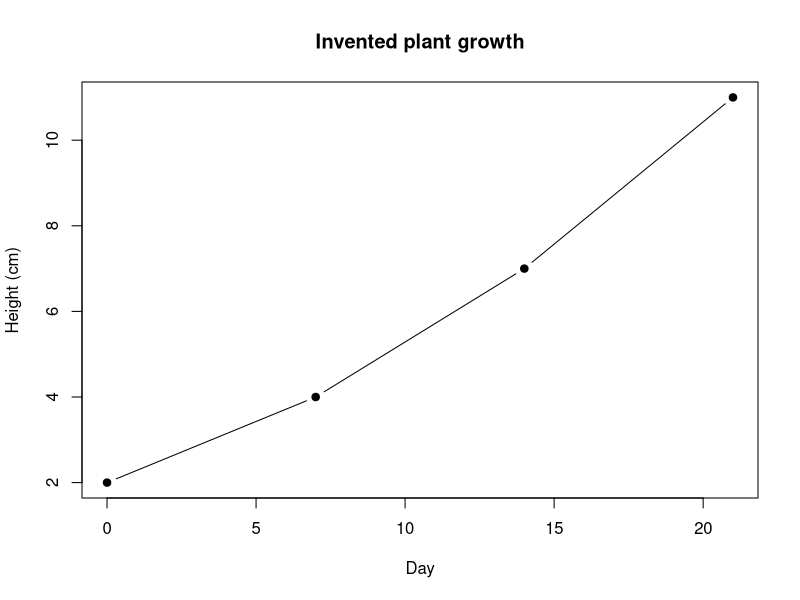

The R source for this figure:
# This file is part of ShareR
# plant-growth.R
# Author(s): ub3dqy (AI-assisted contribution).
# Created: 2026-10-23
# Summary: Read invented plant measurements, draw one chart, and save a summary.
# Notes: See walkthrough.md and the repository README for documentation and licensing.
#
# Copyright © 2026 The Regents of the University of Michigan
#
# GNU GPL version 3 or later: https://www.gnu.org/licenses/gpl-3.0-standalone.html

### Load and validate the invented measurements ###
# Add both example files to the workspace root so this relative path needs no edits.
if (!file.exists("plant-growth.csv")) {
  stop("Add plant-growth.csv alongside plant-growth.R in the workspace root.")
}
measurements <- read.csv("plant-growth.csv", stringsAsFactors = FALSE)
if (!identical(names(measurements), c("day", "height_cm")) ||
    nrow(measurements) < 2L) {
  stop("Expected day and height_cm columns with at least two measurement rows.")
}
if (!is.numeric(measurements$day) || !is.numeric(measurements$height_cm) ||
    any(!is.finite(measurements$day)) ||
    any(!is.finite(measurements$height_cm)) ||
    any(measurements$day < 0) || any(measurements$height_cm < 0) ||
    anyDuplicated(measurements$day) > 0L) {
  stop("Days must be unique; days and heights must be finite, non-negative numbers.")
}
measurements <- measurements[order(measurements$day), ]

### Draw the chart ###
par(bg = "white")
plot(measurements$day, measurements$height_cm,
     type = "b", pch = 19,
     xlab = "Day", ylab = "Height (cm)",
     main = "Invented plant growth")

### Save one result file ###
first <- 1L
last <- nrow(measurements)
growth_summary <- data.frame(
  observation_count = last,
  first_day = measurements$day[first],
  last_day = measurements$day[last],
  initial_height_cm = measurements$height_cm[first],
  final_height_cm = measurements$height_cm[last],
  total_growth_cm = measurements$height_cm[last] - measurements$height_cm[first]
)
write.csv(growth_summary, "plant-growth-summary.csv", row.names = FALSE)
print(growth_summary)
